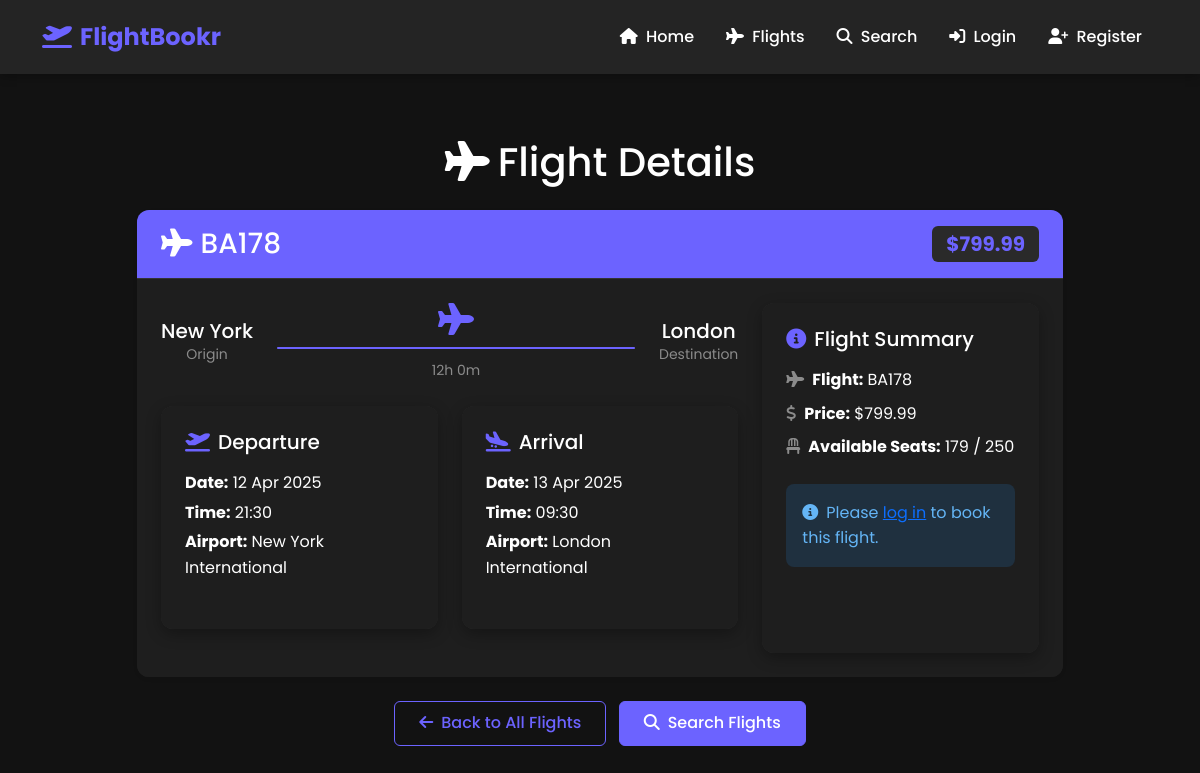
The app's page /flight/1 with its own data.
### tables this page shows
CREATE TABLE flights (
        id INTEGER PRIMARY KEY AUTOINCREMENT,
        flight_number TEXT NOT NULL,
        origin TEXT NOT NULL,
        destination TEXT NOT NULL,
        departure_time TIMESTAMP NOT NULL,
        arrival_time TIMESTAMP NOT NULL,
        price REAL NOT NULL,
        total_seats INTEGER NOT NULL,
        available_seats INTEGER NOT NULL
    );

### app.py (the view)
@app.route('/flight/<int:flight_id>')
def flight_details(flight_id):
    flight = get_flight_by_id(flight_id)
    if not flight:
        flash('Flight not found', 'danger')
        return redirect(url_for('flights'))
    return render_template('flight_details.html', flight=flight)

### app.py (called while the page is built)
@app.template_filter('date_format')
def date_format(value, format='%Y-%m-%d %H:%M'):
    if value is None:
        return ""
    if isinstance(value, str):
        try:
            for fmt in ['%Y-%m-%d %H:%M:%S', '%Y-%m-%d %H:%M:%S.%f', '%Y-%m-%d %H:%M']:
                try:
                    value = datetime.strptime(value, fmt)
                    break
                except ValueError:
                    continue
        except Exception as e:
            print(f"Error parsing date: {e}")
            return value
    try:
        return value.strftime(format)
    except Exception as e:
        print(f"Error formatting date: {e}")
        return str(value)

@app.template_filter('datetime')
def parse_datetime(value):
    if value is None:
        return None
    if isinstance(value, str):
        try:
            for fmt in ['%Y-%m-%d %H:%M:%S', '%Y-%m-%d %H:%M:%S.%f', '%Y-%m-%d %H:%M']:
                try:
                    return datetime.strptime(value, fmt)
                except ValueError:
                    continue
            return value
        except Exception as e:
            print(f"Error parsing datetime: {e}")
            return value
    return value

### db.py (called while the page is built)
def get_db_connection():
    conn = sqlite3.connect(DATABASE_PATH)
    conn.row_factory = sqlite3.Row
    return conn

### flight.py (called while the page is built)
def get_flight_by_id(flight_id):
    conn = get_db_connection()
    cursor = conn.cursor()
    cursor.execute("SELECT * FROM flights WHERE id = ?", (flight_id,))
    flight = cursor.fetchone()
    conn.close()
    if flight:
        return dict(flight)
    return None

### templates/flight_details.html (shortened to what this page needs)
{% extends 'base.html' %}
{% block content %}
<div class="container py-5">
    <div class="row justify-content-center">
        <div class="col-lg-10">
            <h1 class="text-center mb-4"><i class="fas fa-plane me-2"></i>Flight Details</h1>
            <div class="card shadow-sm border-0 mb-4">
                <div class="card-header bg-primary text-white py-3">
                    <div class="d-flex justify-content-between align-items-center">
                        <h2 class="h3 m-0"><i class="fas fa-plane me-2"></i>{{ flight.flight_number }}</h2>
                        <span class="badge bg-light text-primary fw-bold fs-5">${{ flight.price }}</span>
                    </div>
                </div>
                <div class="card-body p-4">
                    <div class="row">
                        <div class="col-lg-8">
                            <div class="d-flex align-items-center mb-4">
                                <div class="text-center me-4">
                                    <h3 class="h5 mb-0">{{ flight.origin }}</h3>
                                    <p class="small text-muted mb-0">Origin</p>
                                </div>
                                <div class="flex-grow-1 text-center">
                                    <i class="fas fa-plane fa-2x text-primary"></i>
                                    <div class="progress my-2" style="height: 2px;">
                                        <div class="progress-bar bg-primary" role="progressbar" style="width: 100%"></div>
                                    </div>
                                    {% set departure = flight.departure_time|datetime %}
                                    {% set arrival = flight.arrival_time|datetime %}
                                    {% set duration = (arrival - departure).seconds // 60 %}
                                    <small class="text-muted">{{ duration // 60 }}h {{ duration % 60 }}m</small>
                                </div>
                                <div class="text-center ms-4">
                                    <h3 class="h5 mb-0">{{ flight.destination }}</h3>
                                    <p class="small text-muted mb-0">Destination</p>
                                </div>
                            </div>
                            <div class="row g-4 mb-4">
                                <div class="col-md-6">
                                    <div class="card h-100 border-0 bg-light">
                                        <div class="card-body">
                                            <h4 class="h5 mb-3"><i class="fas fa-plane-departure me-2 text-primary"></i>Departure</h4>
                                            <p class="mb-1"><strong>Date:</strong> {{ flight.departure_time|date_format('%d %b %Y') }}</p>
                                            <p class="mb-1"><strong>Time:</strong> {{ flight.departure_time|date_format('%H:%M') }}</p>
                                            <p class="mb-0"><strong>Airport:</strong> {{ flight.origin }} International</p>
                                        </div>
                                    </div>
                                </div>
                                <div class="col-md-6">
                                    <div class="card h-100 border-0 bg-light">
                                        <div class="card-body">
                                            <h4 class="h5 mb-3"><i class="fas fa-plane-arrival me-2 text-primary"></i>Arrival</h4>
                                            <p class="mb-1"><strong>Date:</strong> {{ flight.arrival_time|date_format('%d %b %Y') }}</p>
                                            <p class="mb-1"><strong>Time:</strong> {{ flight.arrival_time|date_format('%H:%M') }}</p>
                                            <p class="mb-0"><strong>Airport:</strong> {{ flight.destination }} International</p>
                                        </div>
                                    </div>
                                </div>
                            </div>
                        </div>
                        <div class="col-lg-4">
                            <div class="card border-0 bg-light h-100">
                                <div class="card-body">
                                    <h3 class="h5 mb-3"><i class="fas fa-info-circle me-2 text-primary"></i>Flight Summary</h3>
                                    <ul class="list-unstyled">
                                        <li class="mb-2"><i class="fas fa-plane me-2 text-muted"></i><strong>Flight:</strong> {{ flight.flight_number }}</li>
                                        <li class="mb-2"><i class="fas fa-dollar-sign me-2 text-muted"></i><strong>Price:</strong> ${{ flight.price }}</li>
                                        <li class="mb-2"><i class="fas fa-chair me-2 text-muted"></i><strong>Available Seats:</strong> {{ flight.available_seats }} / {{ flight.total_seats }}</li>
                                    </ul>
                                    <div class="mt-4">
                                        {% if 'user_id' in session %}
                                            {% if flight.available_seats > 0 %}
                                                <a href="{{ url_for('book_flight', flight_id=flight.id) }}" class="btn btn-primary btn-lg w-100">
                                                    <i class="fas fa-ticket-alt me-2"></i>Book This Flight
                                                </a>
                                            {% else %}
                                                <button class="btn btn-secondary btn-lg w-100" disabled>
                                                    <i class="fas fa-times-circle me-2"></i>No Seats Available
                                                </button>
                                            {% endif %}
                                        {% else %}
                                            <div class="alert alert-info">
                                                <i class="fas fa-info-circle me-2"></i>Please <a href="{{ url_for('login') }}">log in</a> to book this flight.
                                            </div>
                                        {% endif %}
                                    </div>
                                </div>
                            </div>
                        </div>
                    </div>
                </div>
            </div>
            <div class="text-center">
                <a href="{{ url_for('flights') }}" class="btn btn-outline-primary me-2">
                    <i class="fas fa-arrow-left me-2"></i>Back to All Flights
                </a>
                <a href="{{ url_for('search') }}" class="btn btn-primary">
                    <i class="fas fa-search me-2"></i>Search Flights
                </a>
            </div>
        </div>
    </div>
</div>
{% endblock %}

### static/css/style.css (style rules this page uses)
:root { --primary-color: #6c63ff; --primary-color-dark: #5046e5; --secondary-color: #4a47a3; --accent-color: #ff6b6b; --dark-bg: #121212; --card-bg: #1e1e1e; --header-bg: #242424; --card-header: #2a2a2a; --text-primary: #ffffff; --text-secondary: #b3b3b3; --text-muted: #8b8b8b; --border-color: #333333; --hover-color: #7367ff; --success-color: #4caf50; --info-color: #2196f3; --warning-color: #ff9800; --danger-color: #f44336; }
body { font-family: 'Poppins', sans-serif; line-height: 1.6; color: var(--text-primary); background-color: var(--dark-bg); }
.card { border: none; border-radius: 12px; box-shadow: 0 5px 15px rgba(0, 0, 0, 0.3); overflow: hidden; transition: transform 0.3s, box-shadow 0.3s; margin-bottom: 1.5rem; background-color: var(--card-bg); }
.card-header { background-color: var(--card-header); color: var(--text-primary); font-weight: 600; padding: 1rem 1.5rem; border-bottom: 1px solid var(--border-color); }
.card-body { padding: 1.5rem; background-color: var(--card-bg); color: var(--text-primary); }
.btn { padding: 0.6rem 1.5rem; border-radius: 6px; font-weight: 500; transition: all 0.3s; }
.btn-primary { background-color: var(--primary-color); border-color: var(--primary-color); color: white; }
.btn-outline-primary { color: var(--primary-color); border-color: var(--primary-color); background-color: transparent; }
.alert { border: none; border-radius: 8px; }
.alert-info { background-color: rgba(33, 150, 243, 0.15); color: #64b5f6; }
.badge { font-weight: 500; padding: 0.4em 0.7em; }
.bg-primary { background-color: var(--primary-color) !important; }
.bg-light { background-color: var(--card-header) !important; color: var(--text-primary) !important; }
.text-primary { color: var(--primary-color) !important; }
.text-muted { color: var(--text-muted) !important; }
.text-white { color: var(--text-primary) !important; }
.bg-light { background-color: var(--card-header) !important; }
.progress { background-color: var(--border-color); }
.progress-bar { background-color: var(--primary-color); }

### records on screen
flights: flight_number "BA178", price "799.99", origin "New York", destination "London", departure_time "12 Apr 2025", departure_time "21:30", arrival_time "13 Apr 2025", arrival_time "09:30", available_seats "179", total_seats "250"

### other values on screen
{{ duration // 60 }} "12"
{{ duration % 60 }} "0"
